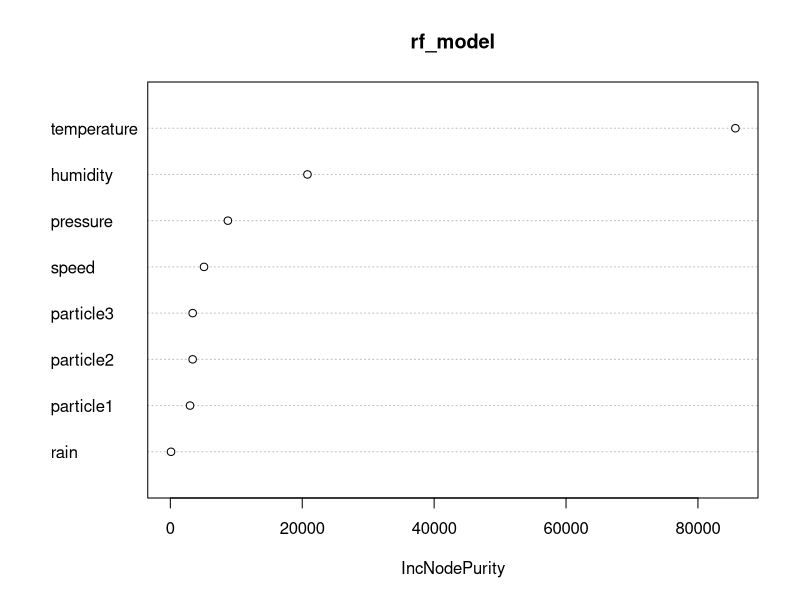
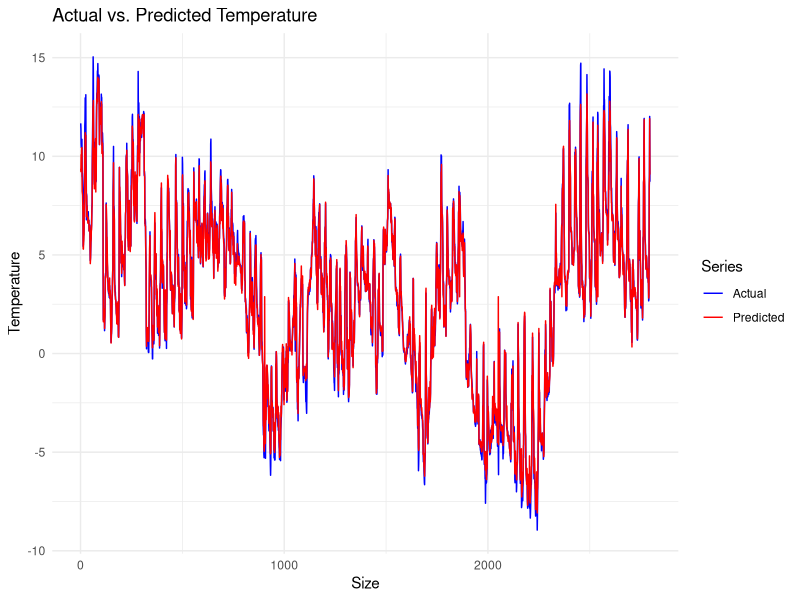
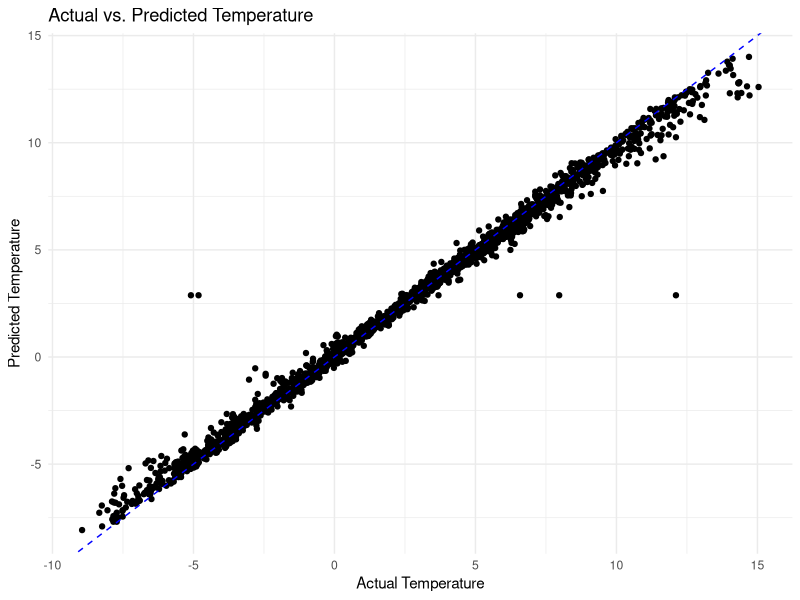
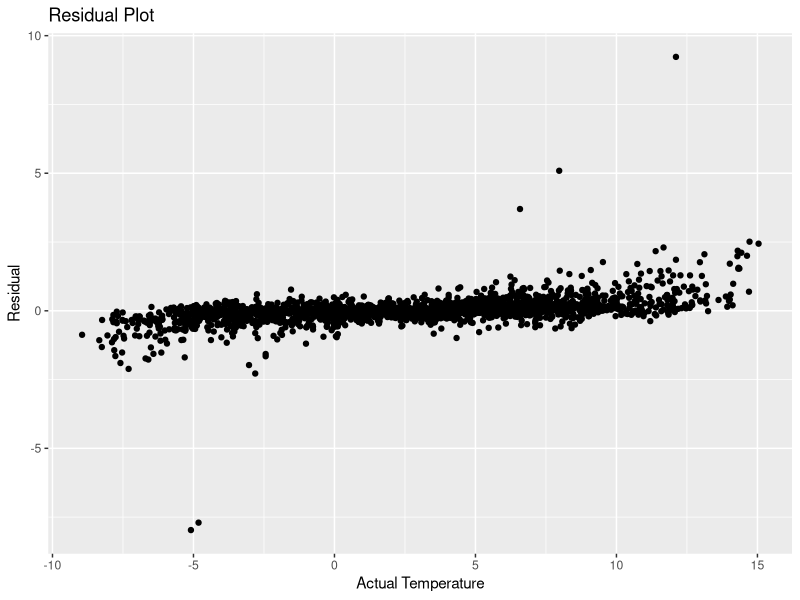
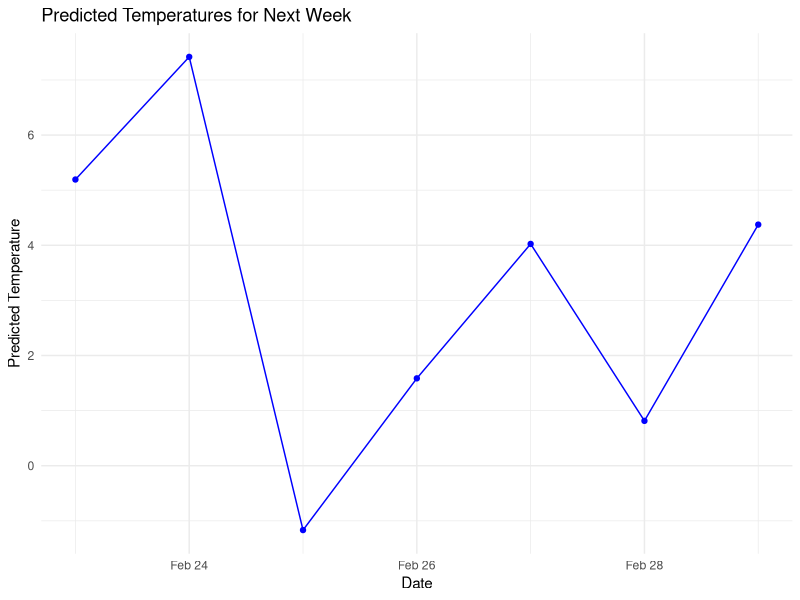
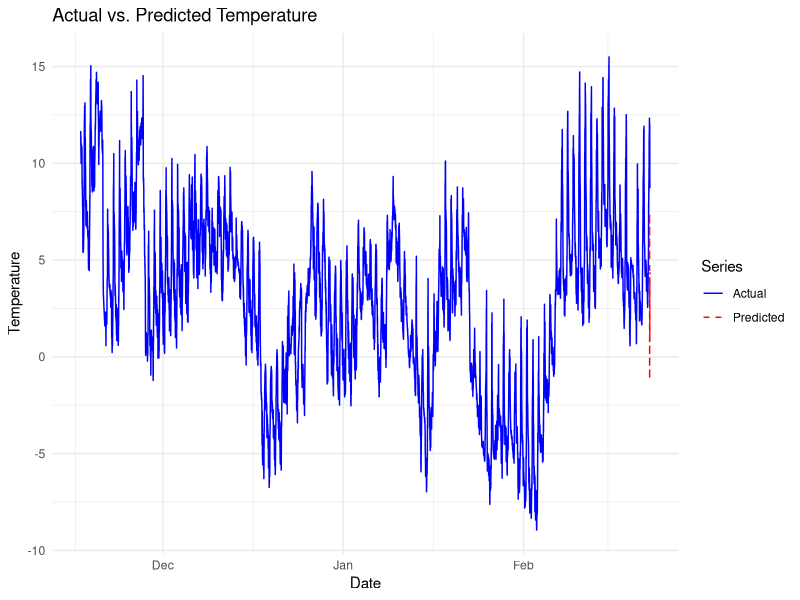

Generate these figures, in order, with R:
## ---- chunk 1
#| echo: false
#| warning: false
#| message: false
#| include: false
library(tidyverse)
library(randomForest)
library(caret)
library(corrplot)
## ---- chunk 2
#| echo: false
#| warning: false
#| message: false
#| include: false

df <- read_csv("data.csv")
df$time <- as.POSIXct(df$time, format = "%Y-%m-%d %H:%M:%S")
df <- df[, -10]

features <- select(df, -time)
labels <- df$temperature


set.seed(123)
train_indices <- createDataPartition(labels, p = 0.7, list = FALSE)
train_features <- features[train_indices, ]
train_labels <- labels[train_indices]
test_features <- features[-train_indices, ]
test_labels <- labels[-train_indices]

train <- data.frame(train_features, temperature = train_labels)


## ---- chunk 3
#| echo: false
#| warning: false
#| message: false
#| include: false
train
## ---- chunk 4
#| echo: false
#| warning: false
#| message: false
#| include: false
sum(is.na(train$particle1))

sum(is.na(train_labels))

sum(is.na(train_features))

## ---- chunk 5
#| echo: false
#| warning: false
#| message: false
#| include: false
df$particle1[is.na(df$particle1)] <- mean(df$particle1, na.rm = TRUE)
df$particle2[is.na(df$particle2)] <- mean(df$particle2, na.rm = TRUE)
df$particle3[is.na(df$particle3)] <- mean(df$particle3, na.rm = TRUE)

train$particle1[is.na(train$particle1)] <- mean(train$particle1, na.rm = TRUE)
train$particle2[is.na(train$particle2)] <- mean(train$particle2, na.rm = TRUE)
train$particle3[is.na(train$particle3)] <- mean(train$particle3, na.rm = TRUE)


train_features$particle1[is.na(train_features$particle1)] <- mean(train_features$particle1, na.rm = TRUE)
train_features$particle2[is.na(train_features$particle2)] <- mean(train_features$particle2, na.rm = TRUE)
train_features$particle3[is.na(train_features$particle3)] <- mean(train_features$particle3, na.rm = TRUE)
## ---- chunk 6
#| echo: false
#| warning: false
#| message: false
#| include: false
rf_model <- randomForest(train_labels ~ ., data = train_features, ntree = 500)

rf_model

## ---- chunk 7

imporctance <- varImpPlot(rf_model)
## ---- chunk 8
#| echo: false
#| warning: false
#| message: false
#| include: false
predictions <- predict(rf_model, newdata = test_features)

predictions[is.na(predictions)] <- mean(predictions, na.rm = TRUE)
## ---- chunk 9
#| echo: false
#| warning: false
#| message: false
#| include: false
mae <- mean(abs(predictions - test_labels))
cat("Mean Absolute Error (MAE):", mae, "\n")

mape <- mean(abs(predictions - test_labels) / test_labels) * 100
accuracy <- 100 - mape
cat("Accuracy:", accuracy, "%\n")

## ---- chunk 10
#| echo: false
#| warning: false
#| message: false
#| include: false
library(ggplot2)


plot_data <- data.frame(
  Actual = test_labels,
  Predicted = predictions
)


plot1 <- ggplot(plot_data, aes(x = Actual, y = Predicted)) +
  geom_point() +
  geom_abline(intercept = 0, slope = 1, linetype = "dashed", color = "blue") + 
  labs(x = "Actual Temperature", y = "Predicted Temperature", title = "Actual vs. Predicted Temperature") +
  theme_minimal()

## ---- chunk 11
#| echo: false
#| warning: false
#| message: false
#| include: false
plot2 <- ggplot(plot_data, aes(x = Actual, y = Actual - Predicted)) +
  geom_point() +
  labs(x = "Actual Temperature", y = "Residual", title = "Residual Plot")

## ---- chunk 12
#| echo: false
#| warning: false
#| message: false
#| include: false

plot_data <- data.frame(
  Actual = test_labels,   
  Predicted = predictions 
)

plot_data$index <- seq_along(test_labels)

ggplot(plot_data, aes(x = index)) +
  geom_line(aes(y = Actual, color = "Actual")) + 
  geom_line(aes(y = Predicted, color = "Predicted")) +  
  scale_color_manual(name = "Series", values = c(Actual = "blue", Predicted = "red")) + 
  labs(x = "Size", y = "Temperature", title = "Actual vs. Predicted Temperature") + 
  theme_minimal()

## ---- chunk 13
plot1
## ---- chunk 14
plot2
## ---- chunk 15
#| echo: false
#| warning: false
#| message: false
#| include: false
# Simulate different scenarios for next week
num_days <- 7
new_data <- data.frame(
  temperature = rep(NA, num_days),
  humidity = rep(NA, num_days),
  speed = rep(NA, num_days),
  rain = rep(NA, num_days),
  pressure = rep(NA, num_days),
  particle1 = rep(NA, num_days), 
  particle2 = rep(NA, num_days), 
  particle3 = rep(NA, num_days)
)

# Simulate different scenarios for each day
for (day in 1:num_days) {
  new_data$temperature[day] <- mean(train$temperature, na.rm = TRUE) + rnorm(1, mean = 0, sd = 3)
  new_data$humidity[day] <- mean(train$humidity, na.rm = TRUE) + rnorm(1, mean = 0, sd = 5)
  new_data$speed[day] <- mean(train$speed, na.rm = TRUE) + rnorm(1, mean = 0, sd = 2)
  new_data$rain[day] <- mean(train$rain, na.rm = TRUE) + rnorm(1, mean = 0, sd = 1)
  new_data$pressure[day] <- mean(train$pressure, na.rm = TRUE) + rnorm(1, mean = 0, sd = 3)
  new_data$particle1[day] <- mean(train$particle1, na.rm = TRUE) + rnorm(1, mean = 0, sd = 0.5)
  new_data$particle2[day] <- mean(train$particle2, na.rm = TRUE) + rnorm(1, mean = 0, sd = 0.5)
  new_data$particle3[day] <- mean(train$particle3, na.rm = TRUE) + rnorm(1, mean = 0, sd = 0.5)
}

# Predict temperatures for next week


## ---- chunk 16
# Predict temperatures for next week
predictions_next_week <- predict(rf_model, newdata = new_data)
predictions_next_week

## ---- chunk 17
# Set the starting date to February 23, 2022
start_date <- as.Date("2022-02-23")

# Generate dates for the next week
dates_next_week <- seq(start_date, by = "day", length.out = 7)

# Prepare data for plotting
plot_data_next_week <- data.frame(
  Date = dates_next_week,
  Predicted_Temperature = predictions_next_week
)

# Plot predicted temperatures for next week
ggplot(plot_data_next_week, aes(x = Date, y = Predicted_Temperature)) +
  geom_line(color = "blue") +
  geom_point(color = "blue") +
  labs(x = "Date", y = "Predicted Temperature", title = "Predicted Temperatures for Next Week") +
  theme_minimal()

## ---- chunk 18
df$time <- as.POSIXct(df$time)


plot_data <- data.frame(
  hour = df$time,
  Actual_Temperature = df$temperature,
  Predicted_Temperature = c(rep(NA, nrow(df) - 7), predictions_next_week)
)


ggplot(plot_data, aes(x = hour)) +
  geom_line(aes(y = Actual_Temperature, color = "Actual")) +
  geom_line(aes(y = Predicted_Temperature, color = "Predicted"), linetype = "dashed") +
  labs(x = "Date", y = "Temperature", title = "Actual vs. Predicted Temperature") +
  scale_color_manual(name = "Series", values = c("Actual" = "blue", "Predicted" = "red")) +
  theme_minimal()

